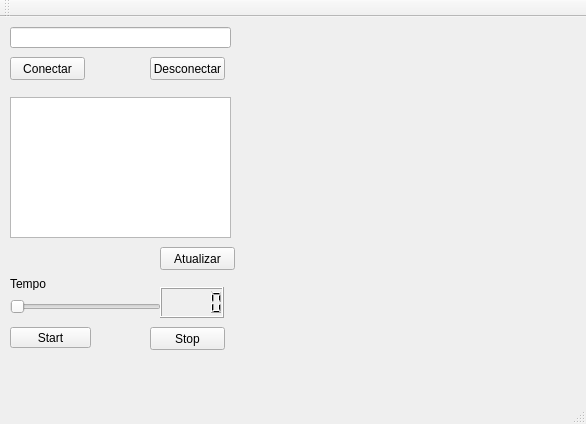
<?xml version="1.0" encoding="UTF-8"?>
<ui version="4.0">
 <class>MainWindow</class>
 <widget class="QMainWindow" name="MainWindow">
  <property name="geometry">
   <rect>
    <x>0</x>
    <y>0</y>
    <width>586</width>
    <height>424</height>
   </rect>
  </property>
  <property name="windowTitle">
   <string>MainWindow</string>
  </property>
  <widget class="QWidget" name="centralWidget">
   <widget class="QPushButton" name="pushButtonStart">
    <property name="geometry">
     <rect>
      <x>10</x>
      <y>310</y>
      <width>81</width>
      <height>21</height>
     </rect>
    </property>
    <property name="text">
     <string>Start</string>
    </property>
   </widget>
   <widget class="QLineEdit" name="lineEditIP">
    <property name="geometry">
     <rect>
      <x>10</x>
      <y>10</y>
      <width>221</width>
      <height>21</height>
     </rect>
    </property>
   </widget>
   <widget class="QPushButton" name="pushButtonConnect">
    <property name="geometry">
     <rect>
      <x>10</x>
      <y>40</y>
      <width>75</width>
      <height>23</height>
     </rect>
    </property>
    <property name="text">
     <string>Conectar</string>
    </property>
   </widget>
   <widget class="QPushButton" name="pushButtonDisconnect">
    <property name="geometry">
     <rect>
      <x>150</x>
      <y>40</y>
      <width>75</width>
      <height>23</height>
     </rect>
    </property>
    <property name="text">
     <string>Desconectar</string>
    </property>
   </widget>
   <widget class="QListWidget" name="listWidget">
    <property name="geometry">
     <rect>
      <x>10</x>
      <y>80</y>
      <width>221</width>
      <height>141</height>
     </rect>
    </property>
   </widget>
   <widget class="QPushButton" name="pushButtonUpdate">
    <property name="geometry">
     <rect>
      <x>160</x>
      <y>230</y>
      <width>75</width>
      <height>23</height>
     </rect>
    </property>
    <property name="text">
     <string>Atualizar</string>
    </property>
   </widget>
   <widget class="Plotter" name="widgetPlotter" native="true">
    <property name="geometry">
     <rect>
      <x>240</x>
      <y>10</y>
      <width>331</width>
      <height>321</height>
     </rect>
    </property>
   </widget>
   <widget class="QSlider" name="horizontalSliderTime">
    <property name="geometry">
     <rect>
      <x>10</x>
      <y>280</y>
      <width>151</width>
      <height>19</height>
     </rect>
    </property>
    <property name="minimum">
     <number>1</number>
    </property>
    <property name="maximum">
     <number>10</number>
    </property>
    <property name="orientation">
     <enum>Qt::Horizontal</enum>
    </property>
   </widget>
   <widget class="QLCDNumber" name="lcdNumberTime">
    <property name="geometry">
     <rect>
      <x>160</x>
      <y>270</y>
      <width>64</width>
      <height>31</height>
     </rect>
    </property>
   </widget>
   <widget class="QLabel" name="label">
    <property name="geometry">
     <rect>
      <x>10</x>
      <y>260</y>
      <width>46</width>
      <height>13</height>
     </rect>
    </property>
    <property name="text">
     <string>Tempo</string>
    </property>
   </widget>
   <widget class="QPushButton" name="pushButtonStop">
    <property name="geometry">
     <rect>
      <x>150</x>
      <y>310</y>
      <width>75</width>
      <height>23</height>
     </rect>
    </property>
    <property name="text">
     <string>Stop</string>
    </property>
   </widget>
  </widget>
  <widget class="QMenuBar" name="menuBar">
   <property name="geometry">
    <rect>
     <x>0</x>
     <y>0</y>
     <width>586</width>
     <height>21</height>
    </rect>
   </property>
  </widget>
  <widget class="QToolBar" name="mainToolBar">
   <attribute name="toolBarArea">
    <enum>TopToolBarArea</enum>
   </attribute>
   <attribute name="toolBarBreak">
    <bool>false</bool>
   </attribute>
  </widget>
  <widget class="QStatusBar" name="statusBar"/>
 </widget>
 <layoutdefault spacing="6" margin="11"/>
 <customwidgets>
  <customwidget>
   <class>Plotter</class>
   <extends>QWidget</extends>
   <header>plotter.h</header>
   <container>1</container>
  </customwidget>
 </customwidgets>
 <resources/>
 <connections/>
</ui>
